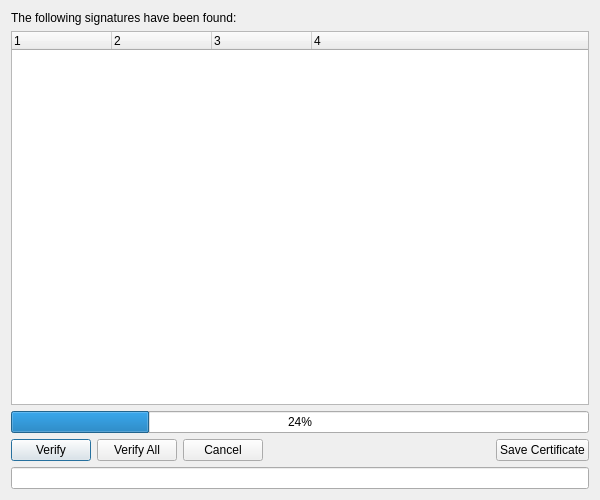
<?xml version="1.0" encoding="UTF-8"?>
<ui version="4.0">
 <class>verifyerDialog</class>
 <widget class="QDialog" name="verifyerDialog">
  <property name="geometry">
   <rect>
    <x>0</x>
    <y>0</y>
    <width>600</width>
    <height>500</height>
   </rect>
  </property>
  <property name="minimumSize">
   <size>
    <width>400</width>
    <height>400</height>
   </size>
  </property>
  <property name="maximumSize">
   <size>
    <width>900</width>
    <height>900</height>
   </size>
  </property>
  <property name="contextMenuPolicy">
   <enum>Qt::NoContextMenu</enum>
  </property>
  <property name="windowTitle">
   <string>Signature Verification</string>
  </property>
  <property name="locale">
   <locale language="English" country="UnitedStates"/>
  </property>
  <layout class="QGridLayout" name="gridLayout_3">
   <item row="4" column="0" colspan="2">
    <widget class="QFrame" name="frame">
     <property name="frameShape">
      <enum>QFrame::NoFrame</enum>
     </property>
     <property name="frameShadow">
      <enum>QFrame::Plain</enum>
     </property>
     <layout class="QHBoxLayout" name="horizontalLayout">
      <property name="leftMargin">
       <number>0</number>
      </property>
      <property name="topMargin">
       <number>0</number>
      </property>
      <property name="rightMargin">
       <number>0</number>
      </property>
      <property name="bottomMargin">
       <number>0</number>
      </property>
      <item>
       <widget class="QPushButton" name="btnVerify">
        <property name="text">
         <string>Verify</string>
        </property>
       </widget>
      </item>
      <item>
       <widget class="QPushButton" name="btnVerifyAll">
        <property name="text">
         <string>Verify All</string>
        </property>
       </widget>
      </item>
      <item>
       <widget class="QPushButton" name="btnCancel">
        <property name="text">
         <string>Cancel</string>
        </property>
       </widget>
      </item>
      <item>
       <spacer name="horizontalSpacer">
        <property name="orientation">
         <enum>Qt::Horizontal</enum>
        </property>
        <property name="sizeHint" stdset="0">
         <size>
          <width>125</width>
          <height>8</height>
         </size>
        </property>
       </spacer>
      </item>
      <item>
       <widget class="QPushButton" name="btnAction">
        <property name="text">
         <string>Save Certificate</string>
        </property>
       </widget>
      </item>
     </layout>
    </widget>
   </item>
   <item row="1" column="0" colspan="2">
    <widget class="QTreeWidget" name="listSignatures">
     <property name="sizePolicy">
      <sizepolicy hsizetype="Preferred" vsizetype="Expanding">
       <horstretch>0</horstretch>
       <verstretch>0</verstretch>
      </sizepolicy>
     </property>
     <property name="editTriggers">
      <set>QAbstractItemView::NoEditTriggers</set>
     </property>
     <property name="showDropIndicator" stdset="0">
      <bool>false</bool>
     </property>
     <property name="columnCount">
      <number>4</number>
     </property>
     <attribute name="headerStretchLastSection">
      <bool>true</bool>
     </attribute>
     <column>
      <property name="text">
       <string notr="true">1</string>
      </property>
     </column>
     <column>
      <property name="text">
       <string notr="true">2</string>
      </property>
     </column>
     <column>
      <property name="text">
       <string notr="true">3</string>
      </property>
     </column>
     <column>
      <property name="text">
       <string notr="true">4</string>
      </property>
     </column>
    </widget>
   </item>
   <item row="0" column="0" colspan="2">
    <widget class="QLabel" name="label">
     <property name="text">
      <string>The following signatures have been found:</string>
     </property>
    </widget>
   </item>
   <item row="3" column="0" colspan="2">
    <widget class="QProgressBar" name="verificationProgress">
     <property name="value">
      <number>24</number>
     </property>
    </widget>
   </item>
   <item row="5" column="0" colspan="2">
    <widget class="QLineEdit" name="txtStatus">
     <property name="readOnly">
      <bool>true</bool>
     </property>
    </widget>
   </item>
  </layout>
 </widget>
 <tabstops>
  <tabstop>listSignatures</tabstop>
  <tabstop>btnVerify</tabstop>
  <tabstop>btnVerifyAll</tabstop>
  <tabstop>btnCancel</tabstop>
  <tabstop>btnAction</tabstop>
  <tabstop>txtStatus</tabstop>
 </tabstops>
 <resources/>
 <connections/>
</ui>
